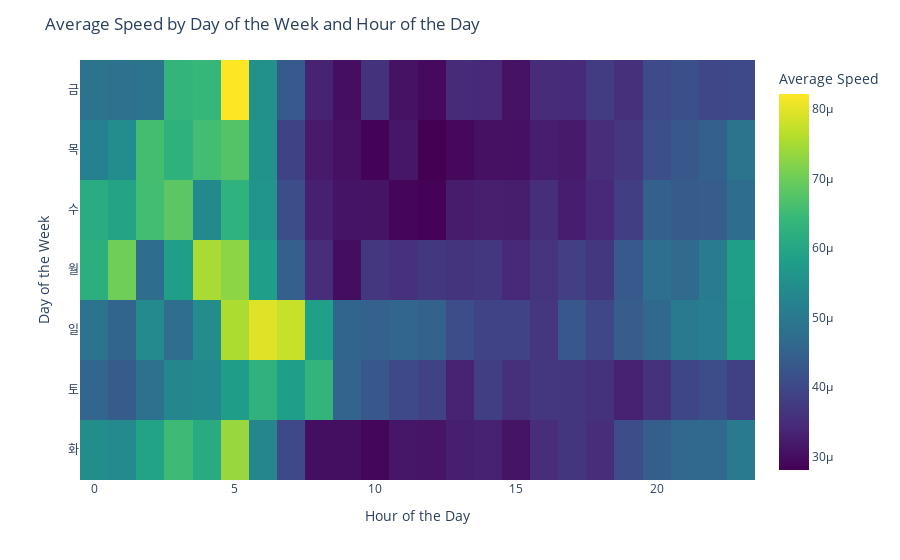

Source (notebook cell):
### Code cell
pivot_table = df.pivot_table(values='speed', index='dayofweek_kr', columns='pickup_hour', aggfunc='mean')

fig = px.imshow(pivot_table, labels=dict(color="Average Speed"), x=pivot_table.columns, y=pivot_table.index,
                color_continuous_scale='Viridis')

fig.update_layout(
    xaxis_title="Hour of the Day",
    yaxis_title="Day of the Week",
    title="Average Speed by Day of the Week and Hour of the Day"
)

fig.show()

### Figure 1 — Plotly figure (JSON) as saved in the notebook; plotly's stock layout.template omitted (floating-point values rounded to 4 significant figures; data arrays with more than 128 entries replaced by an {"elided": "..."} marker saying what was removed)
{"data": [{"coloraxis": "coloraxis", "hovertemplate": "pickup_hour: %{x}<br>dayofweek_kr: %{y}<br>Average Speed: %{z}<extra></extra>", "name": "0", "type": "heatmap", "x": [0, 1, 2, 3, 4, 5, 6, 7, 8, 9, 10, 11, 12, 13, 14, 15, 16, 17, 18, 19, 20, 21, 22, 23], "xaxis": "x", "y": ["금", "목", "수", "월", "일", "토", "화"], "yaxis": "y", "z": {"elided": "7x24 float values"}}], "layout": {"autosize": true, "coloraxis": {"colorbar": {"title": {"text": "Average Speed"}}, "colorscale": [[0, "#440154"], [0.1111, "#482878"], [0.2222, "#3e4989"], [0.3333, "#31688e"], [0.4444, "#26828e"], [0.5556, "#1f9e89"], [0.6667, "#35b779"], [0.7778, "#6ece58"], [0.8889, "#b5de2b"], [1, "#fde725"]]}, "margin": {"t": 60}, "title": {"text": "Average Speed by Day of the Week and Hour of the Day"}, "xaxis": {"anchor": "y", "autorange": true, "constrain": "domain", "domain": [0, 1], "range": [-0.5, 23.5], "scaleanchor": "y", "title": {"text": "Hour of the Day"}, "type": "linear"}, "yaxis": {"anchor": "x", "autorange": true, "constrain": "domain", "domain": [0, 1], "range": [6.5, -0.5], "title": {"text": "Day of the Week"}, "type": "category"}}}
